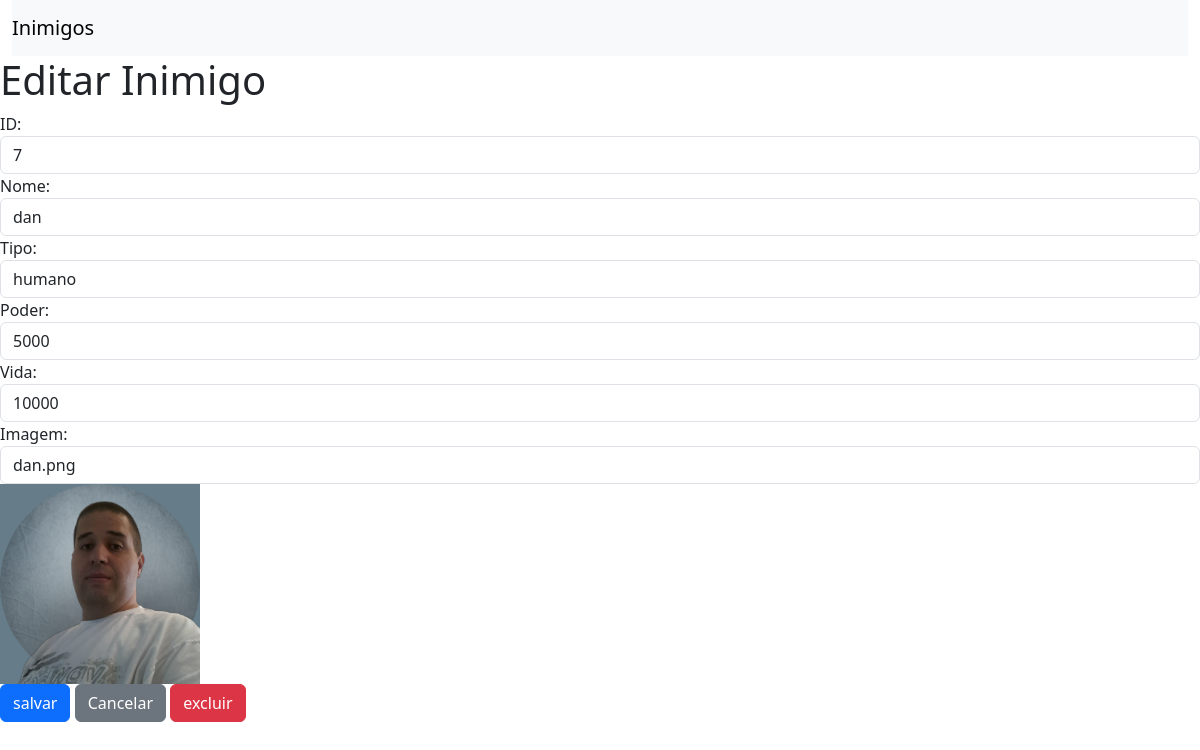
/enemy/7, run on the app's committed database.
### tables this page shows
CREATE TABLE "inimigo" (
	"id_inimigo"	INTEGER,
	"nome_inimigo"	TEXT,
	"tipo_inimigo"	TEXT,
	"poder_inimigo"	INTEGER,
	"vida_inimigo"	INTEGER,
	"imagem_inimigo"	TEXT,
	PRIMARY KEY("id_inimigo" AUTOINCREMENT)
);

### app.py (the view)
@app.route("/enemy/<int:id>", methods=["GET"])
def exibir_inimigo(id):
    id, nome, tipo, poder, vida, imagem = dados.retornar_inimigo(id)
    return render_template(
        "editar_inimigo.html",
        id=id,
        nome=nome,
        tipo=tipo,
        vida=vida,
        poder=poder,
        imagem=imagem,
    )

### dados.py (called while the page is built)
def retornar_inimigo(id: int):
    try:
        if id == 0:
            return gerar_id(), "", "", "", "", ""
        conn = sqlite3.connect("inimigos.db")
        cursor = conn.cursor()
        sql_select = "SELECT * FROM inimigo WHERE id_inimigo = ?"
        cursor.execute(sql_select, (id,))
        id, nome, tipo, poder, vida, imagem = cursor.fetchone()
        conn.close()
        return id, nome, tipo, poder, vida, imagem
    except:
        return False

### templates/editar_inimigo.html (shortened to what this page needs)
<!DOCTYPE html>
<html lang="pt-br">
<head>
  <link rel="stylesheet" href="{{ url_for('static', filename='css/bootstrap.min.css') }}">
</head>
<body>
    <div class="container-fluid">
      <nav class="navbar navbar-expand-lg navbar-light bg-light">
        <a class="navbar-brand" href="{{ url_for('listar_inimigos') }}">Inimigos</a>
      </nav>
    </div>
    <h1>Editar Inimigo</h1>
    <form method="POST" enctype="multipart/form-data" action="" class="needs-validation" data-toggle="validator">
      <div class="form-group">
        <label for="id">ID:</label>
        <input type="number" class="form-control" id="id" name="id" value="{{ id }}" required>
      </div>
      <div class="form-group">
        <label for="nome">Nome:</label>
        <input type="text" class="form-control" id="nome" name="nome" value="{{ nome }}" required>
      </div>
      <div class="form-group">
        <label for="tipo">Tipo:</label>
        <input type="text" class="form-control" id="tipo" name="tipo" value="{{ tipo }}" required>
      </div>
      <div class="form-group">
        <label for="poder">Poder:</label>
        <input type="number" class="form-control" id="poder" name="poder" value="{{ poder }}" required>
      </div>
      <div class="form-group">
        <label for="vida">Vida:</label>
        <input type="number" class="form-control" id="vida" name="vida" value="{{ vida }}" required>
      </div>
      <div class="form-group">
        <label for="imagem">Imagem:</label>
        <input type="text" class="form-control" id="imagem" name="imagem" value="{{ imagem }}">
        {% if imagem %}
        <img src="{{ url_for('static', filename='images/enemies/' + imagem) }}" style="max-width: 200px; max-height: 200px;">
        {% endif %}
      </div>
      <input type="submit" class="btn btn-primary" name="salvar" value="salvar">
      <a href="#" class="btn btn-secondary">Cancelar</a>
      <input type="submit" class="btn btn-danger" name="excluir" value="excluir">
    </form>
</body>
</html>

### data on the page
inimigo: nome "dan", tipo "humano", poder "5000", vida "10000", imagem "dan.png", imagem_inimigo (picture)
